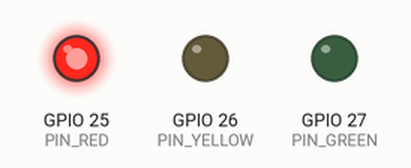
This sketch was run on a simulated ESP32. On the bench: output pins drawn as LEDs (lit = HIGH). WiFi joins after 1.5 s; servers stay silent unless stated; uploads are accepted with an empty reply; what the sketch prints to the serial monitor is not drawn.

Above: at 17.0 s.
At 34.5 s:
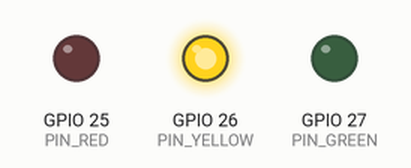
At 49.5 s:
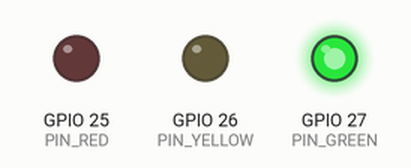
Timing chart, 0 to 80.0 s (numbered marks = the images above):
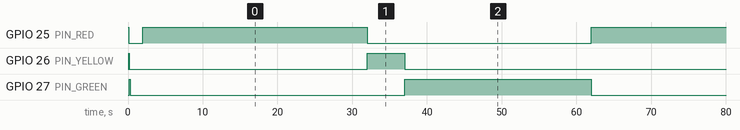

Measured:
- by itself, GPIO 25 (PIN_RED): repeats every 60.0 s: HIGH 30.0 s, LOW 30.0 s
- by itself, GPIO 26 (PIN_YELLOW): goes LOW 31.8 s, HIGH 5.0 s, LOW 55.0 s, HIGH 5.0 s, then LOW
- by itself, GPIO 27 (PIN_GREEN): alternates HIGH for 25.0 s and LOW for 35.9 s

The sketch:

traffic_light_esp32.ino
```cpp
// ================================================================
// ESP32 Traffic Light → Supabase (REST API + polling)
//
// Required Libraries (install via Arduino Library Manager):
//   ArduinoJson  →  by Benoit Blanchon  (v7 recommended)
//   HTTPClient   →  built-in with ESP32 Arduino core
// ================================================================
#include <WiFi.h>
#include <HTTPClient.h>
#include <ArduinoJson.h>

// ----------------------------------------------------------------
// Pin Definitions
// ----------------------------------------------------------------
#define PIN_RED    25   // D2  → RED LED
#define PIN_YELLOW 26   // D4  → YELLOW LED
#define PIN_GREEN  27   // D16 → GREEN LED

// ----------------------------------------------------------------
// WiFi credentials
// ----------------------------------------------------------------
#define WIFI_SSID     "Tipot"
#define WIFI_PASSWORD "kaydeestar"

// ----------------------------------------------------------------
// Supabase credentials
// ----------------------------------------------------------------
#define SUPA_URL  "https://exshzfeigkbushfezdvg.supabase.co"
#define SUPA_KEY  "eyJhbGciOiJIUzI1NiIsInR5cCI6IkpXVCJ9.eyJpc3MiOiJzdXBhYmFzZSIsInJlZiI6ImV4c2h6ZmVpZ2tidXNoZmV6ZHZnIiwicm9sZSI6ImFub24iLCJpYXQiOjE3NzQ5MjAyNzAsImV4cCI6MjA5MDQ5NjI3MH0.eUk3mkGfUoSTv8pTJ5_XnMqd84YSdz0hap-HDi0UJ-A"

// Table name in Supabase (singleton row with id=1)
#define SUPA_TABLE "traffic_light"
#define SUPA_ROW   "id=eq.1"

// How often to poll Supabase for commands (ms)
#define POLL_INTERVAL 2000

// ----------------------------------------------------------------
// Traffic light state
// ----------------------------------------------------------------
String        currentSignal = "red";
String        currentMode   = "auto";
int           durRed        = 30;
int           durYellow     = 5;
int           durGreen      = 25;
int           autoPhase     = 0;   // 0=red 1=yellow 2=green
unsigned long phaseStart    = 0;
unsigned long lastPoll      = 0;

String phaseNames[] = {"red", "yellow", "green"};

// ----------------------------------------------------------------
// Set LEDs
// ----------------------------------------------------------------
void applySignal(String signal) {
  digitalWrite(PIN_RED,    signal == "red"    ? HIGH : LOW);
  digitalWrite(PIN_YELLOW, signal == "yellow" ? HIGH : LOW);
  digitalWrite(PIN_GREEN,  signal == "green"  ? HIGH : LOW);
  Serial.println("Signal → " + signal);
}

// ----------------------------------------------------------------
// Auto cycle duration helper
// ----------------------------------------------------------------
int phaseDuration(int phase) {
  if (phase == 0) return durRed;
  if (phase == 1) return durYellow;
  return durGreen;
}

// ----------------------------------------------------------------
// Supabase PATCH — write fields to the singleton row
// ----------------------------------------------------------------
bool supaPatch(String jsonBody) {
  if (WiFi.status() != WL_CONNECTED) return false;

  HTTPClient http;
  String url = String(SUPA_URL) + "/rest/v1/" + SUPA_TABLE + "?" + SUPA_ROW;
  http.begin(url);
  http.addHeader("Content-Type", "application/json");
  http.addHeader("apikey", SUPA_KEY);
  http.addHeader("Authorization", "Bearer " + String(SUPA_KEY));
  http.addHeader("Prefer", "return=minimal");

  int code = http.PATCH(jsonBody);
  bool ok  = (code == 200 || code == 204);
  if (!ok) Serial.println("❌ PATCH error: " + String(code));
  http.end();
  return ok;
}

// ----------------------------------------------------------------
// Supabase GET — read the singleton row, parse JSON into doc
// ----------------------------------------------------------------
bool supaGet(JsonDocument &doc) {
  if (WiFi.status() != WL_CONNECTED) return false;

  HTTPClient http;
  String url = String(SUPA_URL) + "/rest/v1/" + SUPA_TABLE
               + "?" + SUPA_ROW + "&limit=1";
  http.begin(url);
  http.addHeader("apikey", SUPA_KEY);
  http.addHeader("Authorization", "Bearer " + String(SUPA_KEY));
  http.addHeader("Accept", "application/json");

  int code = http.GET();
  if (code != 200) {
    Serial.println("❌ GET error: " + String(code));
    http.end();
    return false;
  }

  String payload = http.getString();
  http.end();

  // Supabase returns an array even for a single row
  JsonDocument arr;
  DeserializationError err = deserializeJson(arr, payload);
  if (err || !arr.is<JsonArray>() || arr.as<JsonArray>().size() == 0) {
    Serial.println("❌ JSON parse error");
    return false;
  }

  doc.set(arr[0]);
  return true;
}

// ================================================================
void setup() {
  Serial.begin(115200);

  pinMode(PIN_RED,    OUTPUT);
  pinMode(PIN_YELLOW, OUTPUT);
  pinMode(PIN_GREEN,  OUTPUT);

  // Boot blink test
  digitalWrite(PIN_RED,    HIGH); delay(100); digitalWrite(PIN_RED,    LOW);
  digitalWrite(PIN_YELLOW, HIGH); delay(100); digitalWrite(PIN_YELLOW, LOW);
  digitalWrite(PIN_GREEN,  HIGH); delay(100); digitalWrite(PIN_GREEN,  LOW);

  // --- Connect to WiFi ---
  Serial.print("Connecting to WiFi");
  WiFi.begin(WIFI_SSID, WIFI_PASSWORD);
  while (WiFi.status() != WL_CONNECTED) {
    delay(500);
    Serial.print(".");
  }
  Serial.println("\nWiFi connected! IP: " + WiFi.localIP().toString());

  // --- Write initial state to Supabase ---
  String initBody = String("{")
    + "\"signal\":\"" + currentSignal + "\","
    + "\"mode\":\"" + currentMode + "\","
    + "\"dur_red\":" + durRed + ","
    + "\"dur_yellow\":" + durYellow + ","
    + "\"dur_green\":" + durGreen + ","
    + "\"esp32_online\":true,"
    + "\"ip\":\"" + WiFi.localIP().toString() + "\","
    + "\"uptime\":0"
    + "}";

  if (supaPatch(initBody)) {
    Serial.println("✅ Supabase init OK");
  } else {
    Serial.println("❌ Supabase init failed — check table/key");
  }

  applySignal(currentSignal);
  phaseStart = millis();
  Serial.println("Traffic Light System Ready!");
}

// ================================================================
void loop() {

  // ── Poll Supabase every POLL_INTERVAL ────────────────────────
  if (millis() - lastPoll >= POLL_INTERVAL) {
    lastPoll = millis();

    JsonDocument row;
    if (supaGet(row)) {
      Serial.println("✅ Supabase poll OK");

      // Read mode
      if (!row["mode"].isNull()) {
        currentMode = row["mode"].as<String>();
      }

      // Read durations
      if (!row["dur_red"].isNull())    durRed    = row["dur_red"].as<int>();
      if (!row["dur_yellow"].isNull()) durYellow = row["dur_yellow"].as<int>();
      if (!row["dur_green"].isNull())  durGreen  = row["dur_green"].as<int>();

      // Apply manual signal
      if (currentMode == "manual" && !row["signal"].isNull()) {
        String demanded = row["signal"].as<String>();
        if (demanded != currentSignal) {
          currentSignal = demanded;
          applySignal(currentSignal);
        }
      }
    } else {
      Serial.println("❌ Supabase poll failed");
    }
  }

  // ── Auto cycle ───────────────────────────────────────────────
  if (currentMode == "auto") {
    if ((millis() - phaseStart) / 1000 >= (unsigned long)phaseDuration(autoPhase)) {
      autoPhase     = (autoPhase + 1) % 3;
      phaseStart    = millis();
      currentSignal = phaseNames[autoPhase];
      applySignal(currentSignal);

      // Push new signal to Supabase
      supaPatch("{\"signal\":\"" + currentSignal + "\"}");
    }
  }

  // ── Heartbeat every 10s ──────────────────────────────────────
  static unsigned long lastHeartbeat = 0;
  if (millis() - lastHeartbeat > 10000) {
    lastHeartbeat = millis();

    String hb = String("{")
      + "\"uptime\":" + (int)(millis() / 1000) + ","
      + "\"esp32_online\":true,"
      + "\"ip\":\"" + WiFi.localIP().toString() + "\""
      + "}";
    supaPatch(hb);
  }

  // ── WiFi watchdog ────────────────────────────────────────────
  if (WiFi.status() != WL_CONNECTED) {
    Serial.println("WiFi lost — reconnecting...");
    WiFi.reconnect();
    delay(3000);
  }
}
```
